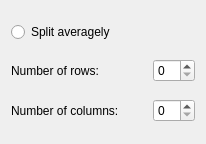
<?xml version="1.0" encoding="UTF-8"?>
<ui version="4.0">
 <class>fpsAverPanel</class>
 <widget class="QWidget" name="fpsAverPanel">
  <property name="geometry">
   <rect>
    <x>0</x>
    <y>0</y>
    <width>206</width>
    <height>144</height>
   </rect>
  </property>
  <property name="windowTitle">
   <string>Form</string>
  </property>
  <layout class="QGridLayout" name="gridLayout">
   <item row="1" column="0">
    <widget class="QLabel" name="label">
     <property name="text">
      <string>Number of rows:</string>
     </property>
    </widget>
   </item>
   <item row="1" column="2">
    <widget class="QSpinBox" name="sbxRows"/>
   </item>
   <item row="2" column="0" colspan="2">
    <widget class="QLabel" name="label_2">
     <property name="text">
      <string>Number of columns:</string>
     </property>
    </widget>
   </item>
   <item row="2" column="2">
    <widget class="QSpinBox" name="sbxCols"/>
   </item>
   <item row="0" column="0" colspan="3">
    <widget class="QRadioButton" name="rbtnAver">
     <property name="text">
      <string>Split averagely</string>
     </property>
    </widget>
   </item>
  </layout>
 </widget>
 <resources/>
 <connections/>
</ui>
